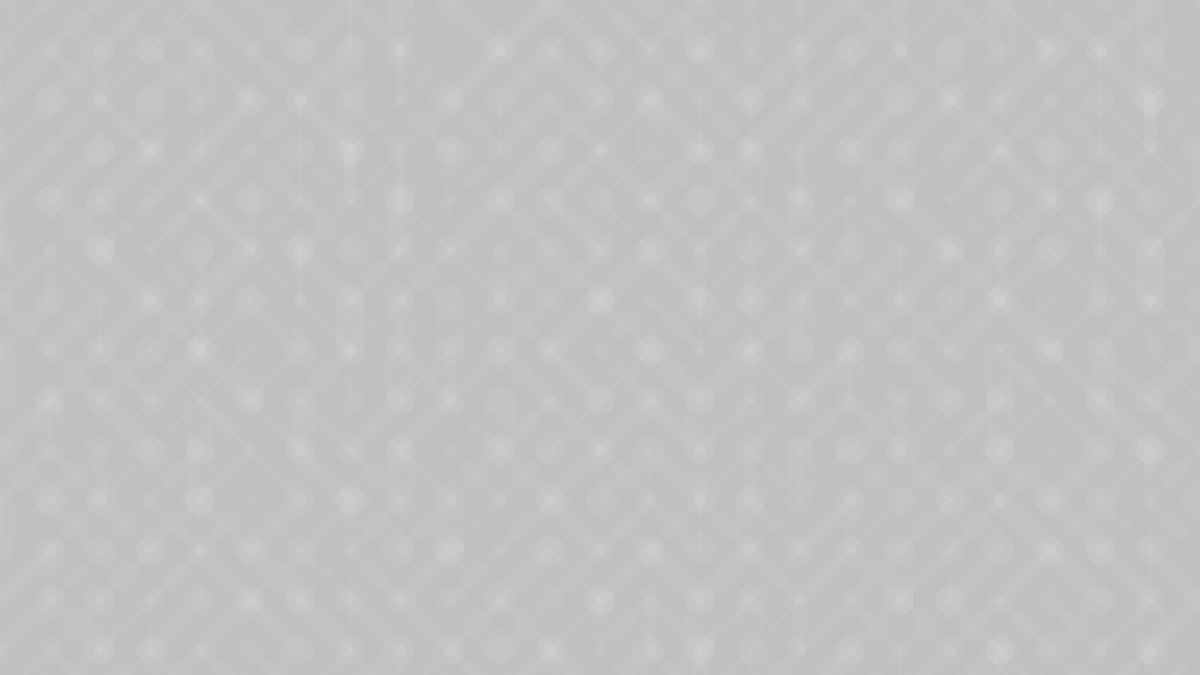
Frame 1 (no input)
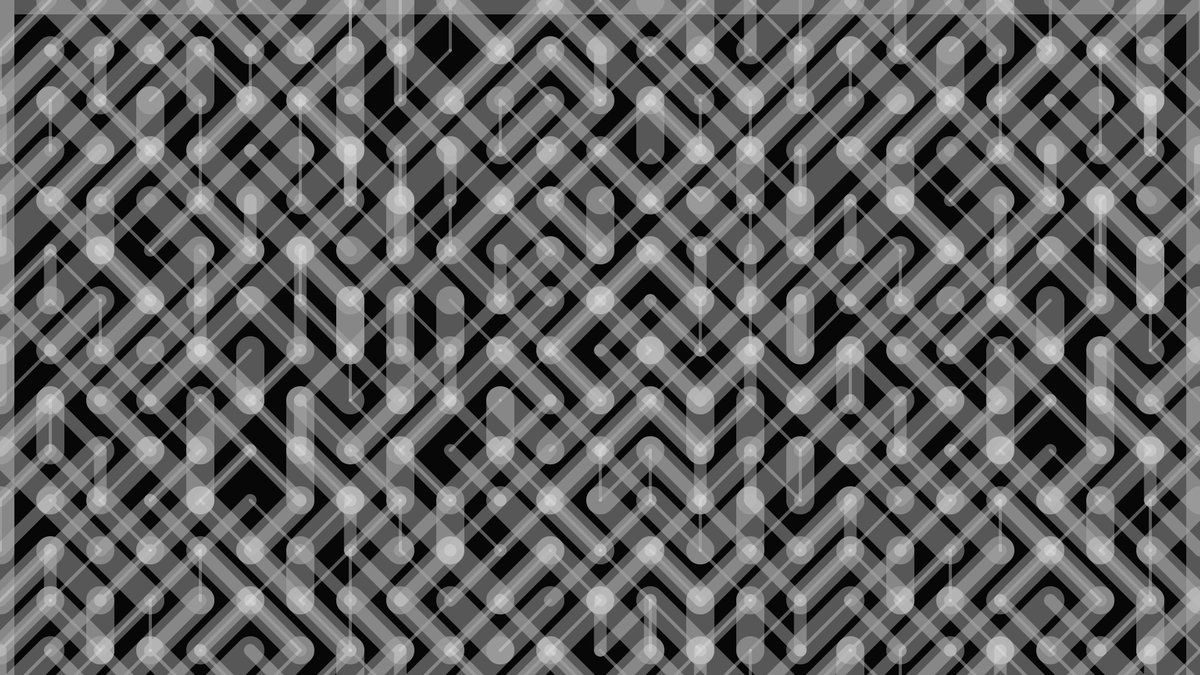
Frame 60 (the mouse pressed at the canvas centre just before this capture)
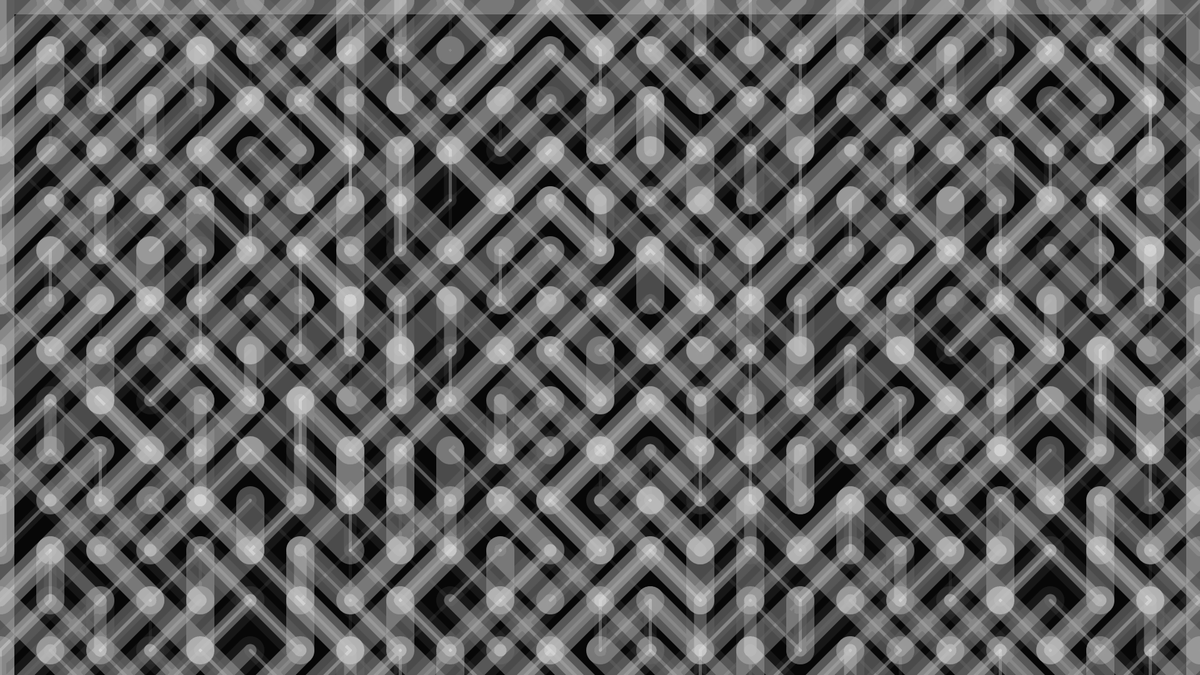
Frame 120 (the mouse held since frame 60 and released just before this capture)

The Processing sketch that drew these frames (run headless with seeded random() and noise(); from frame 60 on, the mouse is pressed at the canvas centre):

// Processing sketch: sketch_812020_Lines
// ── sketch_812020_Lines.pde
float t,x,y,N,i;void setup(){size(1920,1080);stroke(-1,8);fill(0,16);}void draw(){square(0,0,1920);t+=.01;for(y=0;y<1080;y+=80)for(x=0;x<1920;x+=80)for(i=1;i<4;i++){strokeWeight(i*i*5);line((N=int(noise(x,y,i+int(t))*4))%2*80+x,y,int(N/2)*80+x,y+80);}}
